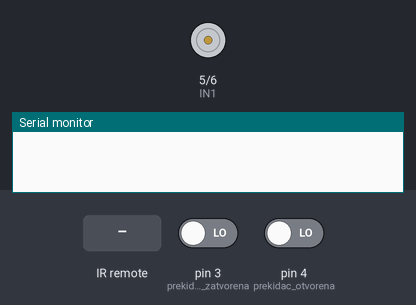
Bench run of a sketch on a simulated Arduino Uno, built with avr-gcc and run on an emulated ATmega328P. On the bench: motor-driver pin pairs drawn as motors (green arrow = first pin HIGH = forward, orange = second pin HIGH = backward, longer = more drive), the last lines printed to the serial monitor. The test bench sets the inputs (shaded band); at power-on: pin 4 (prekidac_otvorena) LOW, pin 3 (prekidac_zatvorena) LOW.

Above: at 1.2 s.
1.3 s: infrared code 0xF30CFF00 received
2.8 s: pin 4 (prekidac_otvorena) driven HIGH
At 3.7 s:
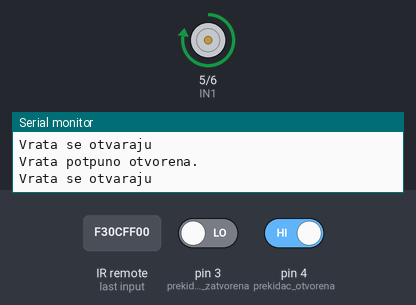
4.3 s: pin 4 (prekidac_otvorena) driven LOW
At 4.9 s:
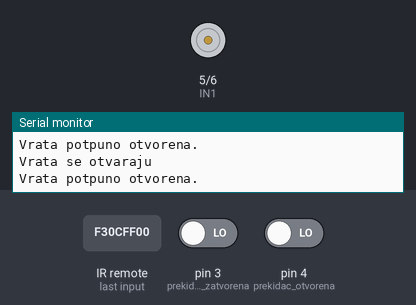
5.8 s: infrared code 0xE718FF00 received
7.4 s: pin 3 (prekidac_zatvorena) driven HIGH
At 8.4 s:
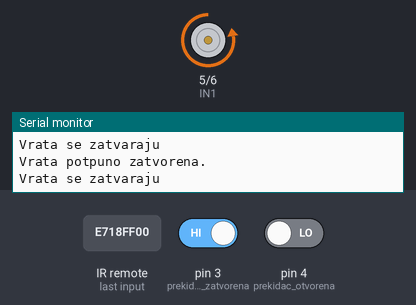
8.9 s: pin 3 (prekidac_zatvorena) driven LOW
At 9.8 s:
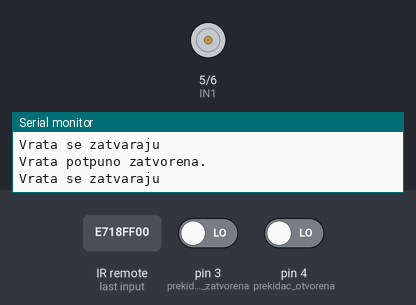
Timing chart, 0 to 11.9 s (numbered marks = the images above; inputs shaded):
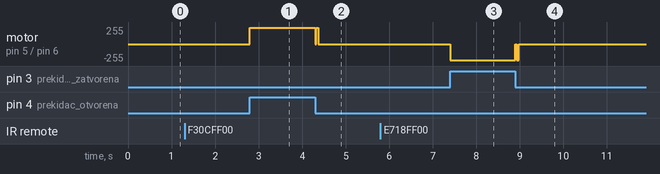

The sketch:

Gra_na_vrata.ino
```cpp
#include <IRremote.hpp>
#define IR_RECEIVE_PIN 2
# define IN1 5
# define IN2 6
int prekidac_zatvorena=3;
int prekidac_otvorena=4;
void setup()
{
  Serial.begin(9600); // // Establish serial communication
  IrReceiver.begin(IR_RECEIVE_PIN, ENABLE_LED_FEEDBACK); // Start the receiver
  pinMode (IN1,OUTPUT);
  pinMode (IN2,OUTPUT);
  pinMode (prekidac_zatvorena,INPUT);
  pinMode (prekidac_otvorena,INPUT);
}
void otvoriVrata (){
        Serial.println("Vrata se otvaraju");
        analogWrite (IN1,500);
        digitalWrite (IN2,LOW);
  while (digitalRead(prekidac_otvorena) == HIGH);
    {
      zaustaviMotor();
    }
;

  zaustaviMotor();
  Serial.println("Vrata potpuno otvorena.");

     }
      void zatvoriVrata ()
     {
        Serial.println("Vrata se zatvaraju");
        digitalWrite (IN1,LOW);
        analogWrite (IN2,500);
  while (digitalRead(prekidac_zatvorena) == HIGH);

  zaustaviMotor();
  Serial.println("Vrata potpuno zatvorena.");

     }
     void zaustaviMotor() {
  digitalWrite(IN1, LOW);
  digitalWrite(IN2, LOW);
}
void loop() {
  if (IrReceiver.decode()) {
      Serial.println(IrReceiver.decodedIRData.decodedRawData,HEX); // Print "old" raw data
      IrReceiver.printIRResultShort(&Serial); // Print complete received data in one line
      IrReceiver.printIRSendUsage(&Serial);   // Print the statement required to send this data
      IrReceiver.resume(); // Enable receiving of the next value
      }
    if (( IrReceiver.decodedIRData.decodedRawData == 0XF30CFF00) && (digitalRead(prekidac_zatvorena)==LOW))
    {
      otvoriVrata();

      }
       if (( IrReceiver.decodedIRData.decodedRawData == 0XE718FF00)&&(digitalRead(prekidac_otvorena)==LOW))
    {
      zatvoriVrata();

      }

}
```

Measured:
- after the input at 2.8 s, motor on pin 5 (IN1) / pin 6 (IN2): stopped → forward 244/255 at once
- after the input at 4.3 s, motor on pin 5 (IN1) / pin 6 (IN2): forward 244/255 → stopped at once
- after the input at 7.4 s, motor on pin 5 (IN1) / pin 6 (IN2): stopped → backward 244/255 at once
- after the input at 8.9 s, motor on pin 5 (IN1) / pin 6 (IN2): backward 244/255 → stopped at once
